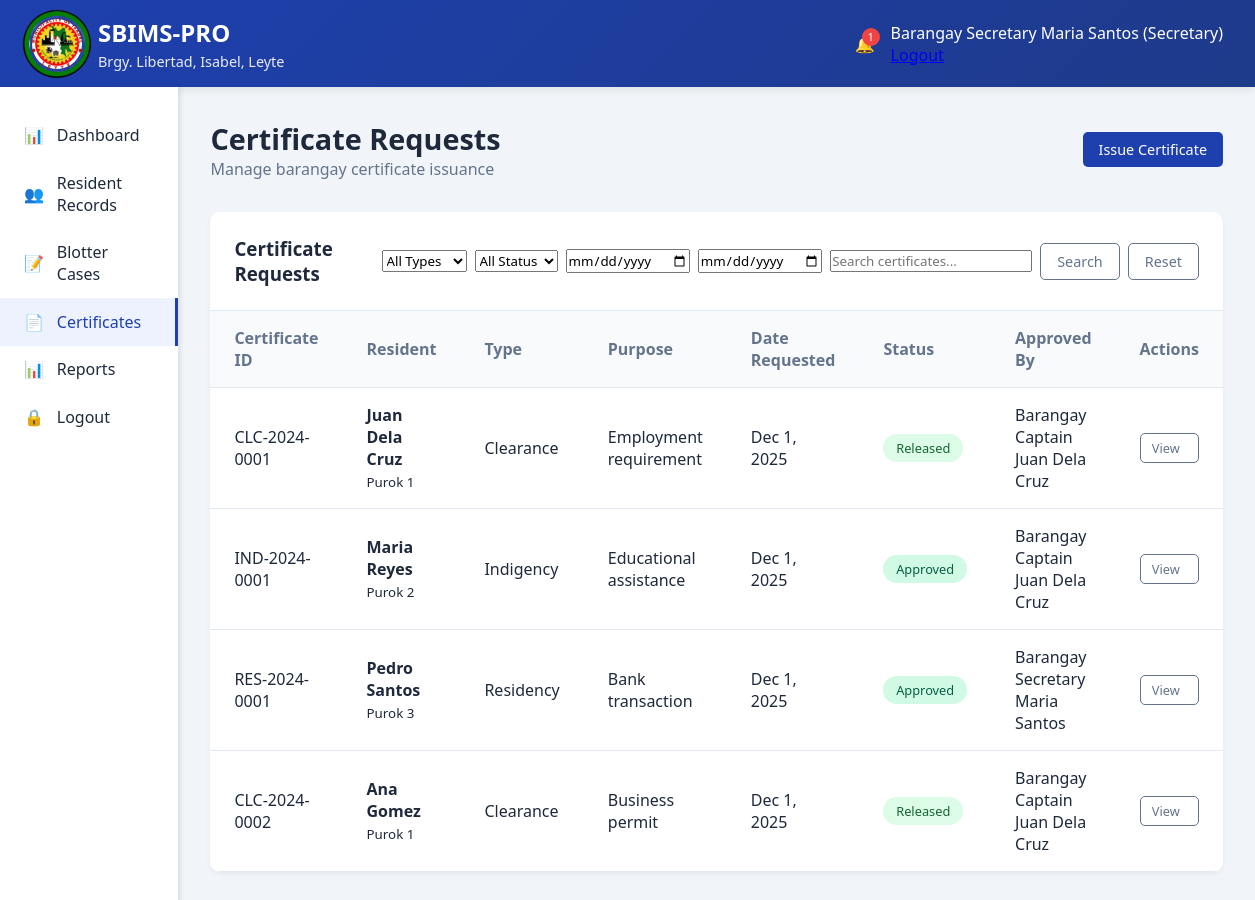
Page /secretary/certificates.php (signed in) on the committed database.
### tables this page shows
CREATE TABLE `certificates` (
  `id` int(11) NOT NULL AUTO_INCREMENT,
  `certificate_id` varchar(20) NOT NULL,
  `resident_id` int(11) NOT NULL,
  `certificate_type` enum('Clearance','Indigency','Residency') NOT NULL,
  `purpose` text NOT NULL,
  `status` enum('Pending','Approved','Released') DEFAULT 'Pending',
  `issued_by` int(11) DEFAULT NULL,
  `approved_by` int(11) DEFAULT NULL,
  `issued_date` datetime DEFAULT NULL,
  `created_at` timestamp NOT NULL DEFAULT current_timestamp(),
  PRIMARY KEY (`id`),
  UNIQUE KEY `certificate_id` (`certificate_id`),
  KEY `resident_id` (`resident_id`),
  KEY `issued_by` (`issued_by`),
  KEY `approved_by` (`approved_by`),
  CONSTRAINT `certificates_ibfk_1` FOREIGN KEY (`resident_id`) REFERENCES `residents` (`id`) ON DELETE CASCADE,
  CONSTRAINT `certificates_ibfk_2` FOREIGN KEY (`issued_by`) REFERENCES `users` (`id`) ON DELETE CASCADE,
  CONSTRAINT `certificates_ibfk_3` FOREIGN KEY (`approved_by`) REFERENCES `users` (`id`) ON DELETE CASCADE
);

CREATE TABLE `residents` (
  `id` int(11) NOT NULL AUTO_INCREMENT,
  `resident_id` varchar(20) NOT NULL,
  `first_name` varchar(50) NOT NULL,
  `middle_name` varchar(50) DEFAULT NULL,
  `last_name` varchar(50) NOT NULL,
  `birthdate` date NOT NULL,
  `gender` enum('Male','Female') NOT NULL,
  `civil_status` enum('Single','Married','Widowed','Divorced') NOT NULL,
  `contact_number` varchar(15) DEFAULT NULL,
  `email` varchar(100) DEFAULT NULL,
  `address` text NOT NULL,
  `purok` varchar(50) NOT NULL,
  `household_number` varchar(20) DEFAULT NULL,
  `is_voter` tinyint(1) DEFAULT 0,
  `is_4ps` tinyint(1) DEFAULT 0,
  `is_senior` tinyint(1) DEFAULT 0,
  `is_pwd` tinyint(1) DEFAULT 0,
  `created_at` timestamp NOT NULL DEFAULT current_timestamp(),
  `updated_at` timestamp NOT NULL DEFAULT current_timestamp() ON UPDATE current_timestamp(),
  PRIMARY KEY (`id`),
  UNIQUE KEY `resident_id` (`resident_id`)
);

CREATE TABLE `users` (
  `id` int(11) NOT NULL AUTO_INCREMENT,
  `username` varchar(50) NOT NULL,
  `password` varchar(255) NOT NULL,
  `email` varchar(100) DEFAULT NULL,
  `role` enum('admin','captain','secretary','resident') NOT NULL,
  `full_name` varchar(100) NOT NULL,
  `is_active` tinyint(1) DEFAULT 1,
  `last_login` datetime DEFAULT NULL,
  `created_at` timestamp NOT NULL DEFAULT current_timestamp(),
  PRIMARY KEY (`id`),
  UNIQUE KEY `username` (`username`)
);

### config/functions.php (called while the page is built, shortened)
<?php
function formatDate($date) {
    return date('M j, Y', strtotime($date));
}
?>

### secretary/certificates.php (the view, shortened to what this page needs)
<?php
require_once '../config/functions.php';
$database = new Database();
$db = $database->getConnection();
$search = $_GET['search'] ?? '';
$date_from = $_GET['date_from'] ?? '';
$date_to = $_GET['date_to'] ?? '';
$query = "SELECT c.*, r.first_name, r.last_name, r.address, r.purok,
                 u1.full_name as issued_by_name, u2.full_name as approved_by_name
          FROM certificates c
          JOIN residents r ON c.resident_id = r.id
          LEFT JOIN users u1 ON c.issued_by = u1.id
          LEFT JOIN users u2 ON c.approved_by = u2.id
          WHERE 1=1";
$query .= " ORDER BY c.created_at DESC";
$stmt = $db->prepare($query);
$stmt->execute();
$certificates = $stmt->fetchAll(PDO::FETCH_ASSOC);
?>
<?php include '../includes/header.php'; ?>
<?php include '../includes/topbar.php'; ?>
<div class="main-container">
    <?php include '../includes/sidebar.php'; ?>
    <main class="content">
        <div class="page-header">
            <div class="page-title">
                <h1>Certificate Requests</h1>
                <p>Manage barangay certificate issuance</p>
            </div>
            <div class="page-actions">
                <a href="certificate_clearance.php" class="btn btn-primary">Issue Certificate</a>
            </div>
        </div>
        <div class="data-table">
            <div class="table-header">
                <h3>Certificate Requests</h3>
                <div class="table-actions">
                    <form method="GET" class="search-form" style="display: flex; gap: 0.5rem; align-items: center;">
                        <select name="certificate_type" onchange="this.form.submit()">
                            <option value="">All Types</option>
                        </select>
                        <select name="status" onchange="this.form.submit()">
                            <option value="">All Status</option>
                        </select>
                        <input type="date" name="date_from" placeholder="From Date" value="<?php echo $date_from; ?>">
                        <input type="date" name="date_to" placeholder="To Date" value="<?php echo $date_to; ?>">
                        <input type="text" name="search" placeholder="Search certificates..." value="<?php echo htmlspecialchars($search); ?>">
                        <button type="submit" class="btn btn-outline">Search</button>
                        <a href="certificates.php" class="btn btn-outline">Reset</a>
                    </form>
                </div>
            </div>
            <table>
                <thead>
                    <tr>
                        <th>Certificate ID</th>
                        <th>Resident</th>
                        <th>Type</th>
                        <th>Purpose</th>
                        <th>Date Requested</th>
                        <th>Status</th>
                        <th>Approved By</th>
                        <th>Actions</th>
                    </tr>
                </thead>
                <tbody>
                    <?php if (count($certificates) > 0): ?>
                        <?php foreach ($certificates as $cert): ?>
                        <tr>
                            <td><?php echo htmlspecialchars($cert['certificate_id']); ?></td>
                            <td>
                                <strong><?php echo htmlspecialchars($cert['first_name'] . ' ' . $cert['last_name']); ?></strong><br>
                                <small><?php echo htmlspecialchars($cert['purok']); ?></small>
                            </td>
                            <td><?php echo htmlspecialchars($cert['certificate_type']); ?></td>
                            <td><?php echo htmlspecialchars($cert['purpose']); ?></td>
                            <td><?php echo formatDate($cert['created_at']); ?></td>
                            <td>
                                <span class="status status-<?php echo strtolower($cert['status']); ?>">
                                    <?php echo $cert['status']; ?>
                                </span>
                            </td>
                            <td><?php echo $cert['approved_by_name'] ? htmlspecialchars($cert['approved_by_name']) : '-'; ?></td>
                            <td>
                                <?php if ($cert['certificate_type'] == 'Clearance'): ?>
                                    <a href="certificate_clearance.php?id=<?php echo $cert['id']; ?>" class="btn btn-sm btn-outline">View</a>
                                <?php elseif ($cert['certificate_type'] == 'Indigency'): ?>
                                    <a href="certificate_indigency.php?id=<?php echo $cert['id']; ?>" class="btn btn-sm btn-outline">View</a>
                                <?php elseif ($cert['certificate_type'] == 'Residency'): ?>
                                    <a href="certificate_residency.php?id=<?php echo $cert['id']; ?>" class="btn btn-sm btn-outline">View</a>
                                <?php endif; ?>
                            </td>
                        </tr>
                        <?php endforeach; ?>
                    <?php endif; ?>
                </tbody>
            </table>
        </div>
    </main>
</div>
<?php include '../includes/footer.php'; ?>

### assets/css/main.css (style rules this page uses)
:root { --primary: #1e40af; --primary-dark: #1e3a8a; --secondary: #64748b; --success: #10b981; --warning: #f59e0b; --danger: #ef4444; --light: #f8fafc; --dark: #1e293b; }
* { margin: 0; padding: 0; box-sizing: border-box; font-family: 'Segoe UI', Tahoma, Geneva, Verdana, sans-serif; }
body { background-color: #f1f5f9; color: var(--dark); }
.main-container { display: flex; min-height: calc(100vh - 80px); }
.content { flex: 1; padding: 2rem; }
.page-header { display: flex; justify-content: space-between; align-items: center; margin-bottom: 2rem; }
.page-title h1 { font-size: 1.8rem; color: var(--dark); }
.page-title p { color: var(--secondary); }
.btn { padding: 0.5rem 1rem; border: none; border-radius: 5px; cursor: pointer; font-weight: 500; display: flex; align-items: center; gap: 0.5rem; transition: all 0.3s; text-decoration: none; font-size: 0.9rem; }
.btn-primary { background: var(--primary); color: white; }
.btn-outline { background: transparent; border: 1px solid var(--secondary); color: var(--secondary); }
.btn-sm { padding: 0.3rem 0.7rem; font-size: 0.8rem; }

### assets/css/dashboard.css (style rules this page uses)
.data-table { background: white; border-radius: 10px; overflow: hidden; box-shadow: 0 2px 5px rgba(0,0,0,0.05); margin-bottom: 2rem; }
.table-header { padding: 1.5rem; border-bottom: 1px solid #e2e8f0; display: flex; justify-content: space-between; align-items: center; }
.table-header h3 { color: var(--dark); }
.table-actions { display: flex; gap: 0.5rem; }
table { width: 100%; border-collapse: collapse; }
th, td { padding: 1rem 1.5rem; text-align: left; border-bottom: 1px solid #e2e8f0; }
th { background: #f8fafc; font-weight: 600; color: var(--secondary); }
.status { padding: 0.3rem 0.8rem; border-radius: 20px; font-size: 0.8rem; font-weight: 500; display: inline-block; }
.status-approved { background: #d1fae5; color: #065f46; }
.status-released { background: #dcfce7; color: #166534; }

### rows in the picture
certificates: certificate "CLC-2024-0001", resident.last_name "Juan Dela Cruz", resident.purok "Purok 1", certificate_type "Clearance", purpose "Employment requirement", created_at "Dec 1, 2025", status "Released", approved_by.full_name "Barangay Captain Juan Dela Cruz"
certificates: certificate "IND-2024-0001", resident.last_name "Maria Reyes", resident.purok "Purok 2", certificate_type "Indigency", purpose "Educational assistance", created_at "Dec 1, 2025", status "Approved", approved_by.full_name "Barangay Captain Juan Dela Cruz"
certificates: certificate "RES-2024-0001", resident.last_name "Pedro Santos", resident.purok "Purok 3", certificate_type "Residency", purpose "Bank transaction", created_at "Dec 1, 2025", status "Approved", issued_by.full_name "Barangay Secretary Maria Santos"
certificates: certificate "CLC-2024-0002", resident.last_name "Ana Gomez", resident.purok "Purok 1", certificate_type "Clearance", purpose "Business permit", created_at "Dec 1, 2025", status "Released", approved_by.full_name "Barangay Captain Juan Dela Cruz"

### other values in the picture
$notification_count "1"
$_SESSION['full_name'] "Barangay Secretary Maria Santos"
$_SESSION['user_role'] "Secretary"
